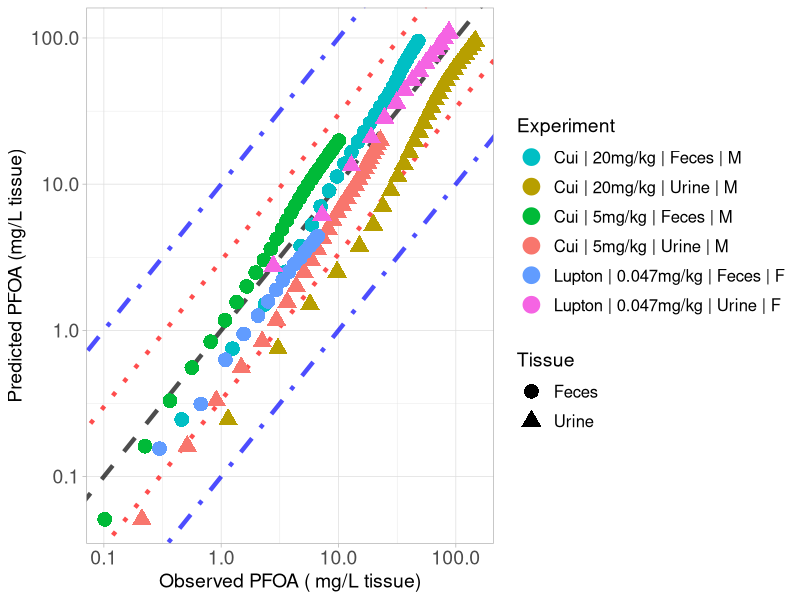

Recreate this plot in R.
library(ggplot2)

#setwd("C:/Users/ptsir/Documents/GitHub/PFAS_PBK_models/PFOA inhalation Rat/Validation/Validation_results")
setwd("/Users/user/Documents/GitHub/PFAS_PBK_models/PFOA inhalation Rat/Validation/Validation_permeability_Ka")

# Load Results 

# Results from Cui
Cui_2010_Excreta_results <- read.csv("Cui_2010_Excreta_results.csv", header = T)

Cui_Urine_M_5 <- Cui_2010_Excreta_results[Cui_2010_Excreta_results$Dose == 5 & 
                                            Cui_2010_Excreta_results$Tissue  == "Urine" &
                                            Cui_2010_Excreta_results$Sex == "M", ]
Cui_Urine_M_5$Experiment <- "Cui | 5mg/kg | Urine | M"


Cui_Urine_M_20 <- Cui_2010_Excreta_results[Cui_2010_Excreta_results$Dose == 20 & 
                                            Cui_2010_Excreta_results$Tissue  == "Urine" &
                                            Cui_2010_Excreta_results$Sex == "M", ]
Cui_Urine_M_20$Experiment <- "Cui | 20mg/kg | Urine | M"



Cui_Feces_M_5 <- Cui_2010_Excreta_results[Cui_2010_Excreta_results$Dose == 5 & 
                                            Cui_2010_Excreta_results$Tissue  == "Feces" &
                                            Cui_2010_Excreta_results$Sex == "M", ]
Cui_Feces_M_5$Experiment <- "Cui | 5mg/kg | Feces | M"


Cui_Feces_M_20 <- Cui_2010_Excreta_results[Cui_2010_Excreta_results$Dose == 20 & 
                                            Cui_2010_Excreta_results$Tissue  == "Feces" &
                                            Cui_2010_Excreta_results$Sex == "M", ]
Cui_Feces_M_20$Experiment <- "Cui | 20mg/kg | Feces | M"


#Results from Lupton 2020

Lupton_2020_Excreta_results <- read.csv("Lupton_2020_excreta_results.csv", header = T, colClasses = c("sex" = "character"))


Lupton_Feces_F <- Lupton_2020_Excreta_results[Lupton_2020_Excreta_results$Dose == 0.047 & 
                                              Lupton_2020_Excreta_results$Tissue  == "Feces" &
                                              Lupton_2020_Excreta_results$sex == "F", ]
Lupton_Feces_F$Experiment <- "Lupton | 0.047mg/kg | Feces | F"


Lupton_Urine_F <- Lupton_2020_Excreta_results[Lupton_2020_Excreta_results$Dose == 0.047 & 
                                              Lupton_2020_Excreta_results$Tissue  == "Urine" &
                                              Lupton_2020_Excreta_results$sex == "F", ]
Lupton_Urine_F$Experiment <- "Lupton | 0.047mg/kg | Urine | F"


Experiment <- scales::hue_pal()(6)

names(Experiment) <- unique(c( Cui_Urine_M_5$Experiment, Cui_Urine_M_20$Experiment,
                               Cui_Feces_M_5$Experiment, Cui_Feces_M_20$Experiment,
                               Lupton_Feces_F$Experiment, Lupton_Urine_F$Experiment))



scatter_plot <- ggplot()+
  geom_abline(intercept = log10(1), slope = 1, linetype = "dashed", color = "black", linewidth = 1.5, alpha = 0.7) +  # Identity line in log10 scale
  geom_abline(intercept = log10(3), slope = 1, linetype = "dotted", color = "red", linewidth = 1.5, alpha = 0.7) +  # +3-fold error line
  geom_abline(intercept = log10(1/3), slope = 1, linetype = "dotted", color = "red", linewidth = 1.5, alpha = 0.7) +  # -3-fold error line
  geom_abline(intercept = log10(10), slope = 1, linetype = "dotdash", color = "blue", linewidth = 1.5, alpha = 0.7) +  # +10-fold error line
  geom_abline(intercept = log10(1/10), slope = 1, linetype = "dotdash", color = "blue", linewidth = 1.5, alpha = 0.7) +  # -10-fold error line
  geom_point(data = Cui_Urine_M_5, aes(x=Observed, y=Predicted, color = Experiment, shape = Tissue), size=4, stroke = 1.5)+
  geom_point(data = Cui_Urine_M_20, aes(x=Observed, y=Predicted, color = Experiment, shape = Tissue), size=4, stroke = 1.5)+
  geom_point(data = Cui_Feces_M_5, aes(x=Observed, y=Predicted, color = Experiment, shape = Tissue), size=4, stroke = 1.5)+
  geom_point(data = Cui_Feces_M_20, aes(x=Observed, y=Predicted, color = Experiment, shape = Tissue), size=4, stroke = 1.5)+
  geom_point(data = Lupton_Feces_F, aes(x=Observed, y=Predicted, color = Experiment, shape = Tissue), size=4, stroke = 1.5)+
  geom_point(data = Lupton_Urine_F, aes(x=Observed, y=Predicted, color = Experiment, shape = Tissue), size=4, stroke = 1.5)+
  scale_y_log10()+
  scale_x_log10()+
  scale_color_manual(values = Experiment)+
  theme(legend.spacing.y = unit(1, 'cm')) +
  guides(fill = guide_legend(byrow = TRUE))+
  theme_light()+
  labs(y = "Predicted PFOA (mg/L tissue)",
       x = "Observed PFOA ( mg/L tissue)")+
  theme(plot.title = element_text(hjust = 0.5),
        legend.key.size = unit(0.75, 'cm'),  
        legend.title = element_text(size=14),
        legend.text = element_text(size=12,  hjust = 0),
        axis.text = element_text(size = 14),
        axis.title = element_text(size = 14),
        )

#print(scatter_plot)

ggsave("validation_plot_PFOA_excreta.png", scatter_plot, width = 11, height = 7, units = "in", dpi = 300)
